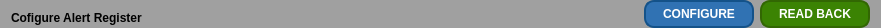
   <widget class="QFrame" name="frame">
    <property name="geometry">
     <rect>
      <x>20</x>
      <y>210</y>
      <width>881</width>
      <height>23</height>
     </rect>
    </property>
    <property name="maximumSize">
     <size>
      <width>16777215</width>
      <height>23</height>
     </size>
    </property>
    <property name="styleSheet">
     <string notr="true">QFrame {
    background-color: #a0a0a0; /* 设置背景颜色为灰色 */
    border-radius: 10px; /* 设置边框圆角的半径为10px */
}
</string>
    </property>
    <property name="frameShape">
     <enum>QFrame::Box</enum>
    </property>
    <property name="frameShadow">
     <enum>QFrame::Raised</enum>
    </property>
    <layout class="QHBoxLayout" name="horizontalLayout_9">
     <property name="leftMargin">
      <number>11</number>
     </property>
     <property name="topMargin">
      <number>0</number>
     </property>
     <property name="bottomMargin">
      <number>0</number>
     </property>
     <item>
      <widget class="QLabel" name="label_21">
       <property name="sizePolicy">
        <sizepolicy hsizetype="Preferred" vsizetype="Minimum">
         <horstretch>0</horstretch>
         <verstretch>0</verstretch>
        </sizepolicy>
       </property>
       <property name="minimumSize">
        <size>
         <width>0</width>
         <height>20</height>
        </size>
       </property>
       <property name="maximumSize">
        <size>
         <width>16777215</width>
         <height>23</height>
        </size>
       </property>
       <property name="styleSheet">
        <string notr="true">font: 11pt &quot;Calibri&quot;;
font-weight: 600; /* 设置字体粗细为600 */</string>
       </property>
       <property name="text">
        <string>Cofigure Alert Register</string>
       </property>
       <property name="alignment">
        <set>Qt::AlignBottom|Qt::AlignLeading|Qt::AlignLeft</set>
       </property>
      </widget>
     </item>
     <item>
      <spacer name="horizontalSpacer">
       <property name="orientation">
        <enum>Qt::Horizontal</enum>
       </property>
       <property name="sizeHint" stdset="0">
        <size>
         <width>447</width>
         <height>20</height>
        </size>
       </property>
      </spacer>
     </item>
     <item>
      <widget class="QPushButton" name="pushButton_48">
       <property name="minimumSize">
        <size>
         <width>110</width>
         <height>0</height>
        </size>
       </property>
       <property name="maximumSize">
        <size>
         <width>16777215</width>
         <height>16777215</height>
        </size>
       </property>
       <property name="styleSheet">
        <string notr="true">QPushButton {
    background-color: #3072B3; /* 按钮背景颜色 */
    color: white; /* 文字颜色 */
    border-style: solid; /* 边框样式 */
    border-width: 2px; /* 边框宽度 */
    border-radius: 10px; /* 边框圆角半径 */
    border-color: #145289; /* 边框颜色 */
    padding: 5px; /* 内边距 */
	font: 8pt &quot;Calibri&quot;; /* 字体 */
    font-weight: 600; /* 字体粗细 */
}

QPushButton:hover {
    background-color: #5591D2; /* 悬停时的背景颜色 */
}

QPushButton:pressed {
    background-color: #1E5A97; /* 按下时的背景颜色 */
}
</string>
       </property>
       <property name="text">
        <string>CONFIGURE</string>
       </property>
      </widget>
     </item>
     <item>
      <widget class="QPushButton" name="pushButton_50">
       <property name="minimumSize">
        <size>
         <width>110</width>
         <height>0</height>
        </size>
       </property>
       <property name="maximumSize">
        <size>
         <width>16777215</width>
         <height>16777215</height>
        </size>
       </property>
       <property name="styleSheet">
        <string notr="true">QPushButton {
    background-color: #3b8303; /* 按钮背景颜色 */
    color: white; /* 文字颜色 */
    border-style: solid; /* 边框样式 */
    border-width: 2px; /* 边框宽度 */
    border-radius: 10px; /* 边框圆角半径 */
    border-color: #326703; /* 边框颜色 */
    padding: 5px; /* 内边距 */
	font: 8pt &quot;Calibri&quot;; /* 字体 */
    font-weight: 600; /* 字体粗细 */
}

QPushButton:hover {
    background-color: #459403; /* 悬停时的背景颜色 */
}

QPushButton:pressed {
    background-color: #397303; /* 按下时的背景颜色 */
}
</string>
       </property>
       <property name="text">
        <string>READ BACK</string>
       </property>
      </widget>
     </item>
    </layout>
   </widget>
